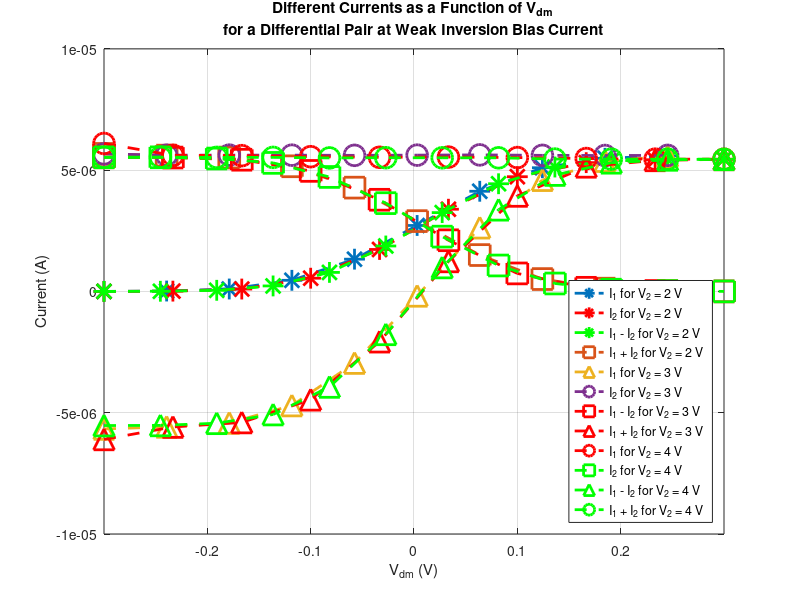

The MATLAB script that drew this image:
%Experiment 1 plotter for Vb = 0.5, V2 = 1V
interval = 10;

load('newdata.mat')

Vdm1 = linspace(-0.3,0.3,100);
Idm1 = I1i - I2i;
Icm1 = I1i + I2i;
I1_1 = I1i;      
I2_1 = I2i;      

Vdm2 = linspace(-0.3,0.3,100);
Idm2 = I1iii - I2ii;
Icm2 = I1iii + I2ii;
I1_2 = I1iii;      
I2_2 = I2iii;      

Vdm3 = linspace(-0.3,0.3,100);
Idm3 = I1iii - I2iii;
Icm3 = I1iii + I2iii;
I1_3 = I1iii;      
I2_3 = I2iii;      

plot(Vdm1(1:interval:end),I1_1(1:interval:end),'*--','MarkerSize',15,'LineWidth',2); hold on;
plot(Vdm2(1:interval+1:end),I1_2(1:interval+1:end),'r*--','MarkerSize',15,'LineWidth',2); 
plot(Vdm3(1:interval-1:end),I1_3(1:interval-1:end),'g*--','MarkerSize',15,'LineWidth',2);

plot(Vdm1(1:interval:end),I2_1(1:interval:end),'s--','MarkerSize',15,'LineWidth',2);
plot(Vdm1(1:interval:end),Idm1(1:interval:end),'^--','MarkerSize',15,'LineWidth',2);
plot(Vdm1(1:interval:end),Icm1(1:interval:end),'o--','MarkerSize',15,'LineWidth',2);

plot(Vdm2(1:interval+1:end),I2_2(1:interval+1:end),'rs--','MarkerSize',15,'LineWidth',2);
plot(Vdm2(1:interval+1:end),Idm2(1:interval+1:end),'r^--','MarkerSize',15,'LineWidth',2);
plot(Vdm2(1:interval+1:end),Icm2(1:interval+1:end),'ro--','MarkerSize',15,'LineWidth',2);

 
plot(Vdm3(1:interval-1:end),I2_3(1:interval-1:end),'gs--','MarkerSize',15,'LineWidth',2);
plot(Vdm3(1:interval-1:end),Idm3(1:interval-1:end),'g^--','MarkerSize',15,'LineWidth',2);
plot(Vdm3(1:interval-1:end),Icm3(1:interval-1:end),'go--','MarkerSize',15,'LineWidth',2);

xlim([-0.3 0.3]);
grid on;

set(get(gca,'Title'),'String',{'Different Currents as a Function of V_{dm}';'for a Differential Pair at Weak Inversion Bias Current'});
ylabel('Current (A)');
xlabel('V_{dm} (V)');

legend('I_1 for V_2 = 2 V',...
'I_2 for V_2 = 2 V',...
'I_1 - I_2 for V_2 = 2 V',...
'I_1 + I_2 for V_2 = 2 V',...
'I_1 for V_2 = 3 V',...
'I_2 for V_2 = 3 V',...
'I_1 - I_2 for V_2 = 3 V',...
'I_1 + I_2 for V_2 = 3 V',...
'I_1 for V_2 = 4 V',...
'I_2 for V_2 = 4 V',...
'I_1 - I_2 for V_2 = 4 V',...
'I_1 + I_2 for V_2 = 4 V','Location','SouthEast')